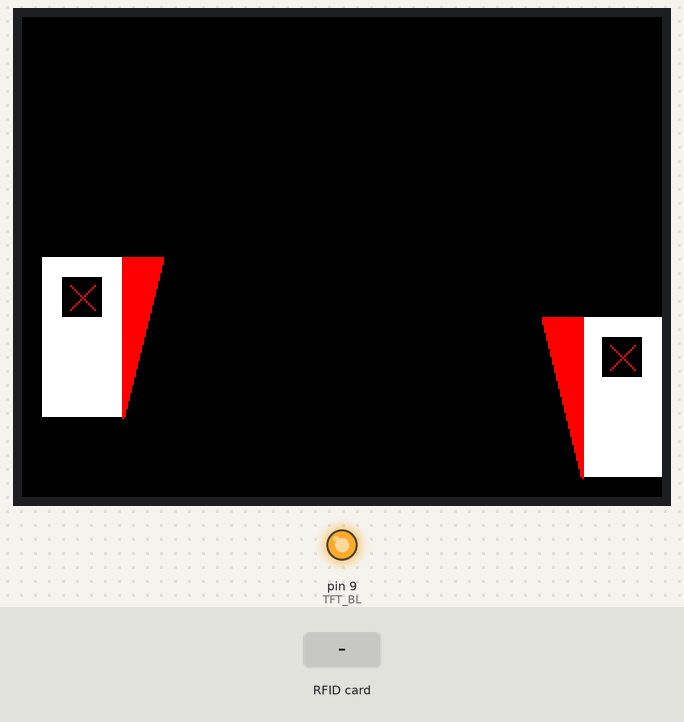
Bench run of a sketch on a simulated Arduino Mega 2560, built with avr-gcc and run on an emulated ATmega2560. Parts: 320×240 colour display, output pins drawn as LEDs (lit = HIGH). Inputs (shaded band) come from the test bench. What the sketch prints to the serial monitor is not drawn.

Above: at 1.6 s.
1.7 s: RFID card 61 2E 38 02 held to the reader
At 1.96 s:
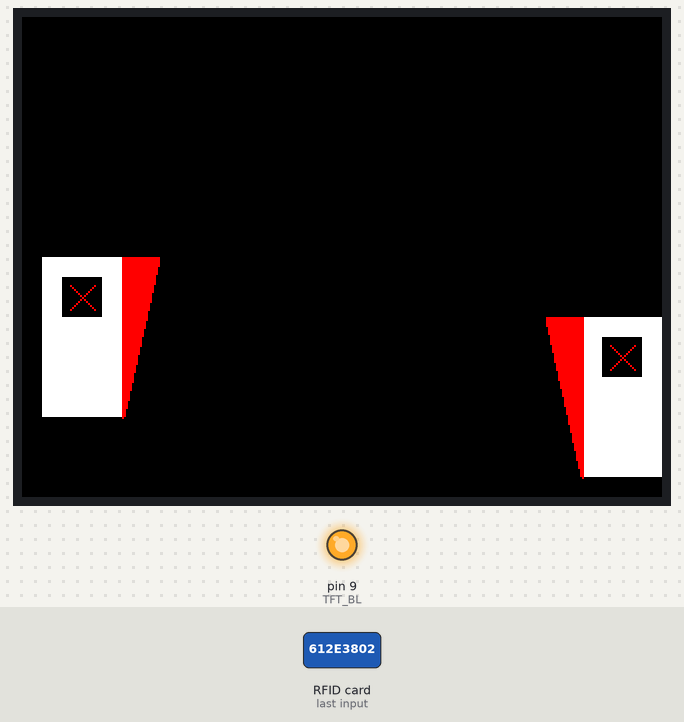
At 3.3 s:
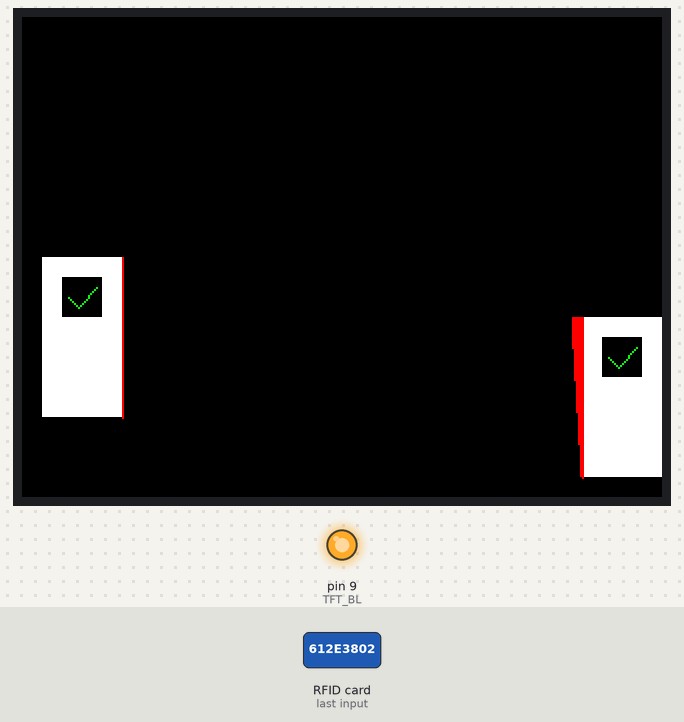
Timing chart, 0 to 4.8 s (numbered marks = the images above; inputs shaded):
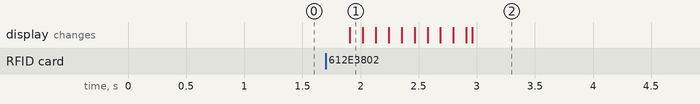

Measured:
- after the input at 1.7 s, the display: changes after 0.21 s (image 1)

The sketch:

ver2.ino
```cpp
#include <Wire.h>
#include <MFRC522_I2C.h>
#include <SPI.h>
#include <Adafruit_GFX.h>
#include <Adafruit_ST7789.h>

#define I2C_ADDR_RFID 0x28
#define RST_PIN -1
MFRC522_I2C mfrc522(I2C_ADDR_RFID, RST_PIN, &Wire);

#define TFT_CS 53
#define TFT_RST 8
#define TFT_DC 7
#define TFT_BL 9
Adafruit_ST7789 tft = Adafruit_ST7789(TFT_CS, TFT_DC, TFT_RST);

byte validUID[4] = { 0x61, 0x2E, 0x38, 0x02 };

void setup() {
  Serial.begin(9600);
  Wire.setClock(100000);
  Wire.begin();

  tft.init(240, 320);
  tft.setRotation(1);
  pinMode(TFT_BL, OUTPUT);
  digitalWrite(TFT_BL, HIGH);

  tft.fillScreen(ST77XX_BLACK);  // Clear ONCE
  tft.setTextSize(2);

  drawGateClosed();       // Left side
  drawGateClosedRight();  // Right side
  mfrc522.PCD_Init();
  delay(100);
}


void loop() {
  if (!mfrc522.PICC_IsNewCardPresent() || !mfrc522.PICC_ReadCardSerial()) {
    delay(300);
    return;
  }

  String uidStr = "";
  for (byte i = 0; i < mfrc522.uid.size; i++) {
    if (mfrc522.uid.uidByte[i] < 0x10) uidStr += "0";
    uidStr += String(mfrc522.uid.uidByte[i], HEX);
    if (i < mfrc522.uid.size - 1) uidStr += " ";
  }
  uidStr.toUpperCase();
  Serial.print("Card UID: ");
  Serial.println(uidStr);

  bool isValid = true;
  for (byte i = 0; i < 4; i++) {
    if (mfrc522.uid.uidByte[i] != validUID[i]) {
      isValid = false;
      break;
    }
  }

  if (isValid) {
    Serial.println("RFID confirmed");

    // OPEN both simultaneously
    for (int offset = 0; offset <= 20; offset += 2) {
      drawGateStep(offset);       // left
      drawGateStepRight(offset);  // right
      delay(50);
    }
    drawStatusBox(20, 130, true);   // left tick
    drawStatusBox(290, 160, true);  // right tick

    delay(3000);  // wait while open

    // CLOSE both simultaneously
    for (int offset = 20; offset >= 0; offset -= 2) {
      drawGateStep(offset);       // left
      drawGateStepRight(offset);  // right
      delay(50);
    }
    drawStatusBox(20, 130, false);   // left cross
    drawStatusBox(290, 160, false);  // right cross

  } else {
    Serial.println("Wrong card!");

    drawGateDenied();
    drawGateDeniedRight();
    delay(1500);

    drawGateClosed();
    drawGateClosedRight();
  }

  mfrc522.PICC_HaltA();
}

void drawGateClosed() {
  tft.fillRect(0, 120, 80, 80, ST77XX_BLACK);               // Clear left block only
  tft.fillRect(10, 120, 40, 80, ST77XX_WHITE);              // Left terminal
  tft.fillTriangle(50, 120, 70, 120, 50, 200, ST77XX_RED);  // Flap
  drawStatusBox(20, 130, false);
}

void drawGateDenied() {
  drawStatusBox(20, 130, false);  // Cross only
}

void drawGateOpenAnimated() {
  for (int offset = 0; offset <= 20; offset += 2) {
    drawGateStep(offset);
    delay(50);
  }
  drawStatusBox(20, 130, true);  // Final tick mark
}

void drawGateCloseAnimated() {
  for (int offset = 20; offset >= 0; offset -= 2) {
    drawGateStep(offset);
    delay(50);
  }
  drawStatusBox(20, 130, false);  // Cross again
}

void drawGateStep(int offset) {
  // Clear previous flap area
  tft.fillTriangle(50, 120, 70, 120, 50, 200, ST77XX_BLACK);  // Left terminal

  // Triangle vertices for right-angled triangle (left gate)
  int topLeftX = 50;
  int topLeftY = 120;
  int topRightX = 70 - offset;
  int topRightY = 120;
  int bottomX = 50;
  int bottomY = 200;

  tft.fillTriangle(topLeftX, topLeftY, topRightX, topRightY, bottomX, bottomY, ST77XX_RED);
}

void drawStatusBox(int x, int y, bool isAllowed) {
  tft.fillRect(x, y, 20, 20, ST77XX_BLACK);  // Clear box

  if (isAllowed) {
    // Green tick
    tft.drawLine(x + 3, y + 10, x + 8, y + 15, ST77XX_GREEN);
    tft.drawLine(x + 8, y + 15, x + 17, y + 5, ST77XX_GREEN);
  } else {
    // Red X
    tft.drawLine(x + 4, y + 4, x + 16, y + 16, ST77XX_RED);
    tft.drawLine(x + 16, y + 4, x + 4, y + 16, ST77XX_RED);
  }
}

// Draw right gate closed (static)
void drawGateClosedRight() {
  tft.fillRect(160, 120, 80, 80, ST77XX_BLACK);                // Clear right block only
  tft.fillRect(280, 150, 40, 80, ST77XX_WHITE);                // Right terminal
  tft.fillTriangle(280, 150, 260, 150, 280, 230, ST77XX_RED);  // Flap
  drawStatusBox(290, 160, false);
}


// Denied state (X mark)
void drawGateDeniedRight() {
  drawStatusBox(290, 160, false);  // Cross only
}

// Animate right gate opening
void drawGateOpenAnimatedRight() {
  for (int offset = 0; offset <= 20; offset += 2) {
    drawGateStepRight(offset);
    delay(50);
  }
  drawStatusBox(290, 160, true);  // Tick mark
}

// Animate right gate closing
void drawGateCloseAnimatedRight() {
  for (int offset = 20; offset >= 0; offset -= 2) {
    drawGateStepRight(offset);
    delay(50);
  }
  drawStatusBox(290, 160, false);  // Cross again
}

// Animation step function (right side)
void drawGateStepRight(int offset) {
  // Clear previous flap area
  tft.fillTriangle(275, 150, 260, 150, 280, 230, ST77XX_BLACK);  // Right terminal

  // Triangle vertices for right-angled triangle (right gate)
  int topRightX = 275;
  int topRightY = 150;
  int topLeftX = 260 + offset;
  int topLeftY = 150;
  int bottomX = 280;
  int bottomY = 230;

  tft.fillTriangle(topRightX, topRightY, topLeftX, topLeftY, bottomX, bottomY, ST77XX_RED);
}
```
